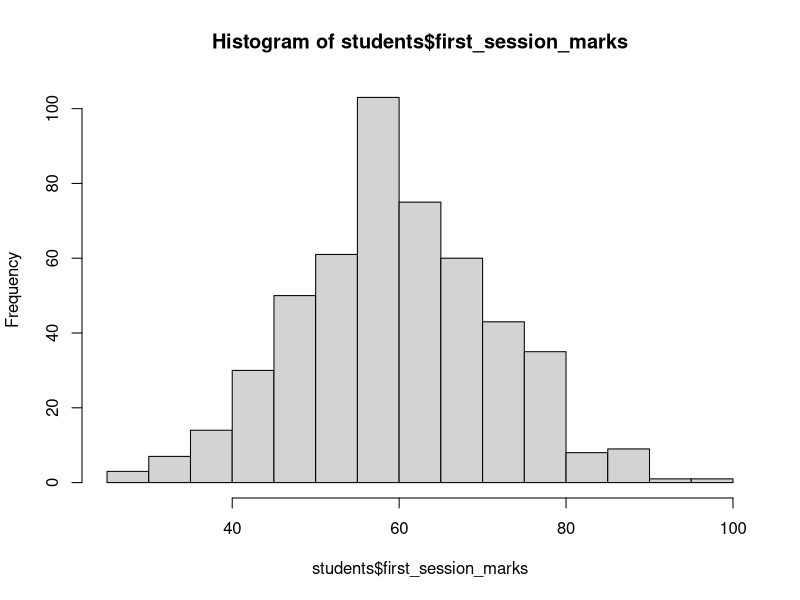
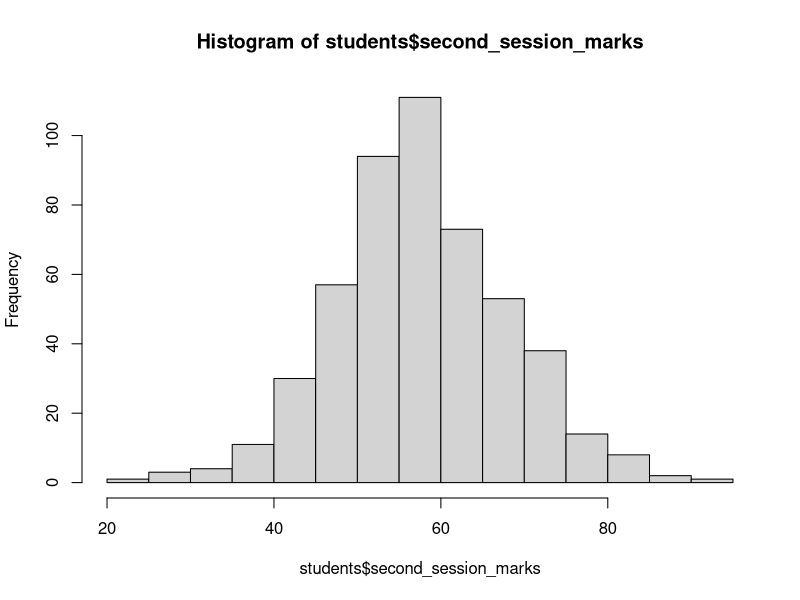
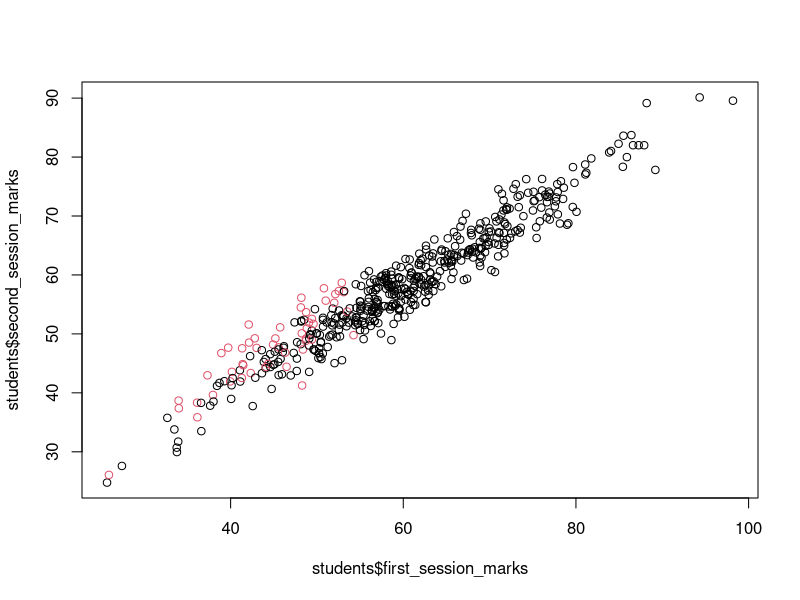
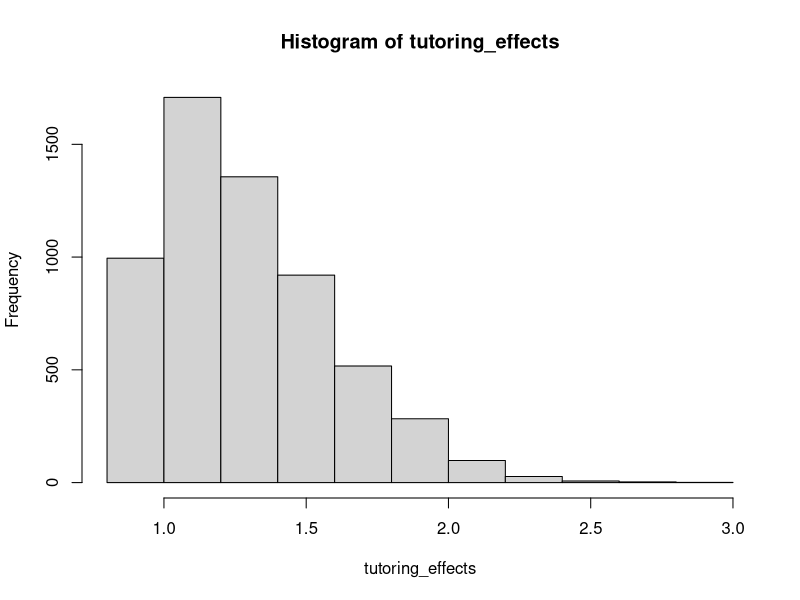

These charts were generated, in order, by the following R code:
## ---- chunk 1
knitr::opts_chunk$set(echo = TRUE)
## ---- chunk 2
set.seed(42)
n_students <- 500
n_tutoring <- 50
meanmark <- 60.0
marks_sd <- 12.0


aptitude <- rnorm(n_students, 0.0, 1.0)
students <- data.frame(aptitude)

## ---- chunk 3

luck <- 2

students$first_session_marks <- rnorm(n_students, students$aptitude*marks_sd + meanmark, luck)

#It is possible for some values to fall off the scale.
students$first_session_marks[students$first_session_marks > 100] <- 100
students$first_session_marks[students$first_session_marks < 0] <- 0


hist(students$first_session_marks, breaks = 15)

## ---- chunk 4

students <- students[order(students$first_session_marks),]

n_tutoring_places_accepted <- 0
tutored <- rep(0, n_students)
i <- 1
while (n_tutoring_places_accepted < n_tutoring & i < n_students) {
 rval <- runif(1) 
 if (rval < 0.8 - students$first_session_marks[i]/100){
   tutored[[i]] <- 1
   n_tutoring_places_accepted <- n_tutoring_places_accepted + 1
 }
 i <- i + 1
}

students$tutored <- tutored

sum(tutored)

## ---- chunk 5
beta_0 <- 58 #This is the mean mark in second session for untutored students
beta_1 <- 0.9
beta_2 <- 3
sigma <- 2 #Luck in second session.

students$second_session_marks.mu <- beta_0 + beta_1*students$aptitude*marks_sd + beta_2*students$tutored
students$second_session_marks <- rnorm(n_students, students$second_session_marks.mu, sigma)

#Once again, it is possible that some values could have fallen off the scale, and this is one simple way to fix that:
students$second_session_marks[students$second_session_marks > 100] <- 100
students$second_session_marks[students$second_session_marks < 0] <- 0


hist(students$second_session_marks, breaks = 15)

## ---- chunk 6

plot(students$first_session_marks, students$second_session_marks, col = factor(students$tutored, levels = c(0,1)))

## ---- chunk 7
regression_model <- lm(second_session_marks ~ first_session_marks + tutored, data = students)
summary(regression_model)
## ---- chunk 8

power_simulation <- function(n_tutored = 50, n_untutored = 450, tutoring_effect, sigma_secondsession, beta0 = 58, beta1 = 0.9, marks_sd = 12, method = "pval"){
  #Assign aptitude scores and generate first session marks
  nstudents <- n_tutored + n_untutored 
  aptitude <- rnorm(nstudents, 0, 1)
  students <- data.frame(aptitude)
  students$first_session <- rnorm(nstudents, students$aptitude*marks_sd + 60, 2)
  students <- students[order(students$first_session),]
  #Randomly assign tutoring to 50% of students in the bottom n_tutored*2 of first session marks.
  tutored.indices <- sample(seq(1,n_tutored*2), n_tutored)
  tutored <- rep(0, nstudents)
  tutored[tutored.indices] <- 1
  students$tutored <- tutored
  #Generate second session marks from aptitude, with a bump in marks for those who were tutored
  students$second_session <- rnorm(nstudents, beta0 + beta1*students$aptitude*marks_sd + tutoring_effect*students$tutored, sigma_secondsession)
  #Fit  a linear regression to get the p-value on the tutoring effect estimate.
  lmod <- summary(lm(second_session ~ first_session + tutored, data = students))
  if (method == "pval"){return(lmod$coefficients[3,4]) #The pvalue for the tutoring_effect estimate.
    #An option to return the coefficient value only if it is significant.
  } else if (method == "coeff" & lmod$coefficients[3,4] < 0.05){return(lmod$coefficients[3,1])
  } else if (method == "coeff" & lmod$coefficients[3,4] >= 0.05){return(NA)}
}

pvals <- replicate(10000, power_simulation(n_tutored = 50, 
                                           n_untutored = 450, 
                                           tutoring_effect = 1, 
                                           sigma_secondsession = 2))

mean(pvals < 0.05)


## ---- chunk 9
tutoring_effects <- replicate(10000, power_simulation(n_tutored = 50, 
                                                      n_untutored = 450, 
                                                      tutoring_effect = 1, 
                                                      sigma_secondsession = 2, 
                                                      method = "coeff"))

hist(tutoring_effects)
